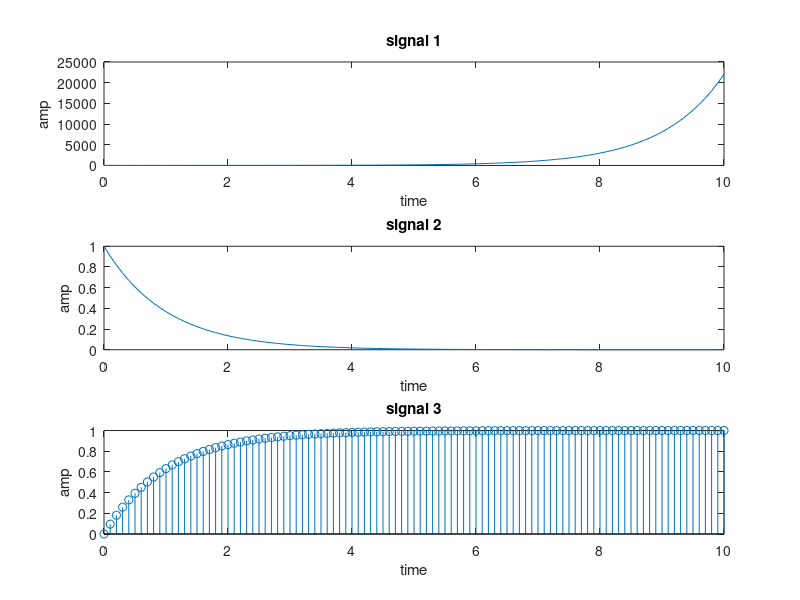

This figure's MATLAB source:
%Exponantial Signal
t=0:0.1:10;
y=exp(t);
subplot(3,1,1);
plot(t,y);
title('signal 1') ;xlabel('time'); ylabel('amp');
y=exp(-t);
subplot(3,1,2);
plot(t,y);
title('signal 2') ;xlabel('time'); ylabel('amp');
y=1-exp(-t);
subplot(3,1,3);
plot(t,y);
stem(t,y);
title('signal 3') ;xlabel('time'); ylabel('amp');